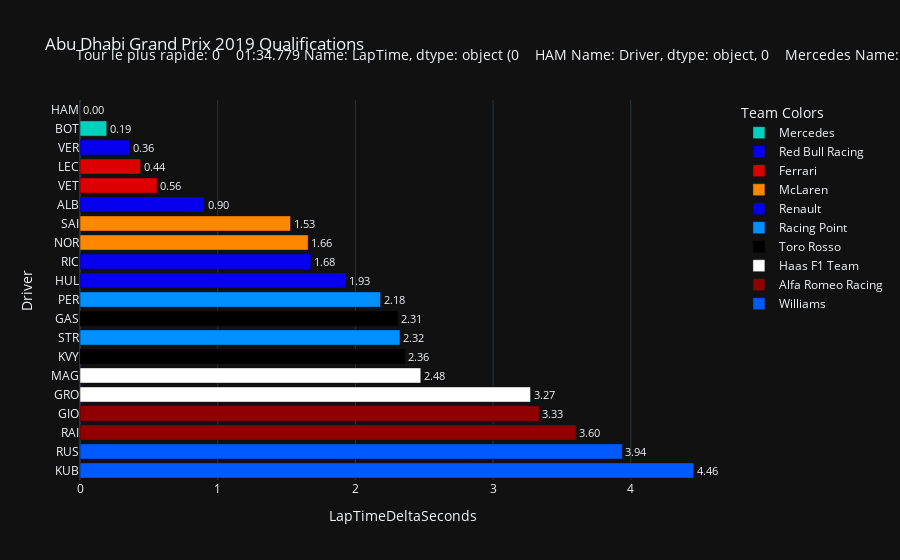
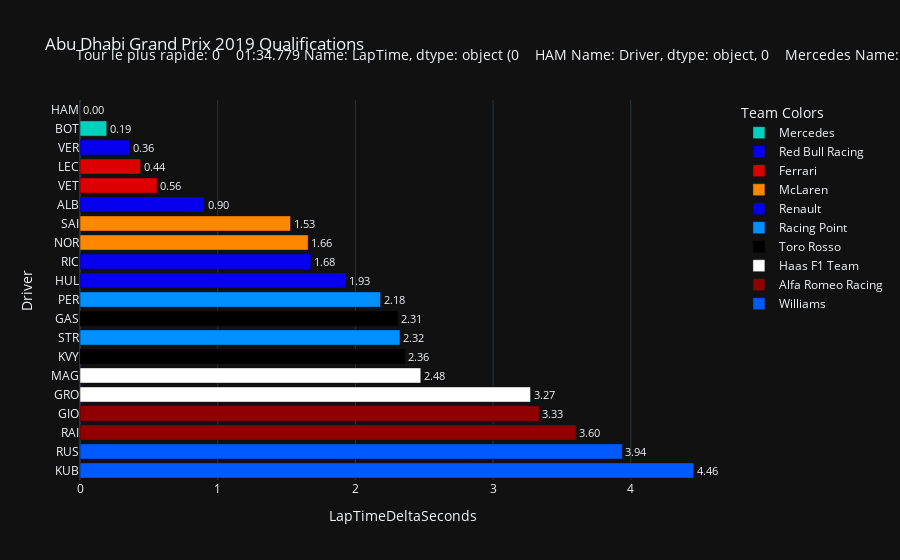

The code cell stored with these charts, in order, in its notebook:
### Code cell
plot_fastests_laps("2019", "Abu Dhabi Grand Prix")

### Figure 1 — Plotly figure (JSON) as saved in the notebook; plotly's stock layout.template omitted (floating-point values rounded to 4 significant figures)
{"data": [{"alignmentgroup": "True", "hovertemplate": "Team=Mercedes<br>LapTimeDeltaSeconds=%{text}<br>Driver=%{y}<extra></extra>", "legendgroup": "Mercedes", "marker": {"color": "#00d2be", "pattern": {"shape": ""}}, "name": "Mercedes", "offsetgroup": "Mercedes", "orientation": "h", "showlegend": true, "text": [0.0, 0.194], "textposition": "outside", "x": [0.0, 0.194], "xaxis": "x", "y": ["HAM", "BOT"], "yaxis": "y", "type": "bar", "texttemplate": "%{text:.2f}"}, {"alignmentgroup": "True", "hovertemplate": "Team=Red Bull Racing<br>LapTimeDeltaSeconds=%{text}<br>Driver=%{y}<extra></extra>", "legendgroup": "Red Bull Racing", "marker": {"color": "#0600ef", "pattern": {"shape": ""}}, "name": "Red Bull Racing", "offsetgroup": "Red Bull Racing", "orientation": "h", "showlegend": true, "text": [0.36, 0.903], "textposition": "outside", "x": [0.36, 0.903], "xaxis": "x", "y": ["VER", "ALB"], "yaxis": "y", "type": "bar", "texttemplate": "%{text:.2f}"}, {"alignmentgroup": "True", "hovertemplate": "Team=Ferrari<br>LapTimeDeltaSeconds=%{text}<br>Driver=%{y}<extra></extra>", "legendgroup": "Ferrari", "marker": {"color": "#dc0000", "pattern": {"shape": ""}}, "name": "Ferrari", "offsetgroup": "Ferrari", "orientation": "h", "showlegend": true, "text": [0.44, 0.56], "textposition": "outside", "x": [0.44, 0.56], "xaxis": "x", "y": ["LEC", "VET"], "yaxis": "y", "type": "bar", "texttemplate": "%{text:.2f}"}, {"alignmentgroup": "True", "hovertemplate": "Team=McLaren<br>LapTimeDeltaSeconds=%{text}<br>Driver=%{y}<extra></extra>", "legendgroup": "McLaren", "marker": {"color": "#ff8700", "pattern": {"shape": ""}}, "name": "McLaren", "offsetgroup": "McLaren", "orientation": "h", "showlegend": true, "text": [1.529, 1.657], "textposition": "outside", "x": [1.529, 1.657], "xaxis": "x", "y": ["SAI", "NOR"], "yaxis": "y", "type": "bar", "texttemplate": "%{text:.2f}"}, {"alignmentgroup": "True", "hovertemplate": "Team=Renault<br>LapTimeDeltaSeconds=%{text}<br>Driver=%{y}<extra></extra>", "legendgroup": "Renault", "marker": {"color": "#0600ef", "pattern": {"shape": ""}}, "name": "Renault", "offsetgroup": "Renault", "orientation": "h", "showlegend": true, "text": [1.677, 1.931], "textposition": "outside", "x": [1.677, 1.931], "xaxis": "x", "y": ["RIC", "HUL"], "yaxis": "y", "type": "bar", "texttemplate": "%{text:.2f}"}, {"alignmentgroup": "True", "hovertemplate": "Team=Racing Point<br>LapTimeDeltaSeconds=%{text}<br>Driver=%{y}<extra></extra>", "legendgroup": "Racing Point", "marker": {"color": "#0090ff", "pattern": {"shape": ""}}, "name": "Racing Point", "offsetgroup": "Racing Point", "orientation": "h", "showlegend": true, "text": [2.182, 2.324], "textposition": "outside", "x": [2.182, 2.324], "xaxis": "x", "y": ["PER", "STR"], "yaxis": "y", "type": "bar", "texttemplate": "%{text:.2f}"}, {"alignmentgroup": "True", "hovertemplate": "Team=Toro Rosso<br>LapTimeDeltaSeconds=%{text}<br>Driver=%{y}<extra></extra>", "legendgroup": "Toro Rosso", "marker": {"color": "#000000", "pattern": {"shape": ""}}, "name": "Toro Rosso", "offsetgroup": "Toro Rosso", "orientation": "h", "showlegend": true, "text": [2.31, 2.362], "textposition": "outside", "x": [2.31, 2.362], "xaxis": "x", "y": ["GAS", "KVY"], "yaxis": "y", "type": "bar", "texttemplate": "%{text:.2f}"}, {"alignmentgroup": "True", "hovertemplate": "Team=Haas F1 Team<br>LapTimeDeltaSeconds=%{text}<br>Driver=%{y}<extra></extra>", "legendgroup": "Haas F1 Team", "marker": {"color": "#ffffff", "pattern": {"shape": ""}}, "name": "Haas F1 Team", "offsetgroup": "Haas F1 Team", "orientation": "h", "showlegend": true, "text": [2.475, 3.272], "textposition": "outside", "x": [2.475, 3.272], "xaxis": "x", "y": ["MAG", "GRO"], "yaxis": "y", "type": "bar", "texttemplate": "%{text:.2f}"}, {"alignmentgroup": "True", "hovertemplate": "Team=Alfa Romeo Racing<br>LapTimeDeltaSeconds=%{text}<br>Driver=%{y}<extra></extra>", "legendgroup": "Alfa Romeo Racing", "marker": {"color": "#900000", "pattern": {"shape": ""}}, "name": "Alfa Romeo Racing", "offsetgroup": "Alfa Romeo Racing", "orientation": "h", "showlegend": true, "text": [3.335, 3.604], "textposition": "outside", "x": [3.335, 3.604], "xaxis": "x", "y": ["GIO", "RAI"], "yaxis": "y", "type": "bar", "texttemplate": "%{text:.2f}"}, {"alignmentgroup": "True", "hovertemplate": "Team=Williams<br>LapTimeDeltaSeconds=%{text}<br>Driver=%{y}<extra></extra>", "legendgroup": "Williams", "marker": {"color": "#005aff", "pattern": {"shape": ""}}, "name": "Williams", "offsetgroup": "Williams", "orientation": "h", "showlegend": true, "text": [3.938, 4.457], "textposition": "outside", "x": [3.938, 4.457], "xaxis": "x", "y": ["RUS", "KUB"], "yaxis": "y", "type": "bar", "texttemplate": "%{text:.2f}"}], "layout": {"xaxis": {"anchor": "y", "domain": [0.0, 1.0], "title": {"text": "LapTimeDeltaSeconds"}}, "yaxis": {"anchor": "x", "domain": [0.0, 1.0], "title": {"text": "Driver"}, "categoryorder": "total descending", "dtick": 1}, "legend": {"title": {"text": "Team Colors"}, "tracegroupgap": 0}, "title": {"text": "Abu Dhabi Grand Prix 2019 Qualifications"}, "barmode": "relative", "annotations": [{"align": "left", "font": {"size": 14}, "showarrow": false, "text": "Tour le plus rapide: 0    01:34.779\nName: LapTime, dtype: object (0    HAM\nName: Driver, dtype: object, 0    Mercedes\nName: Team, dtype: object)", "x": -0.01, "xref": "paper", "y": 1.15, "yref": "paper"}]}}

### Figure 2 — Plotly figure (JSON) as saved in the notebook; plotly's stock layout.template omitted (floating-point values rounded to 4 significant figures)
{"data": [{"alignmentgroup": "True", "hovertemplate": "Team=Mercedes<br>LapTimeDeltaSeconds=%{text}<br>Driver=%{y}<extra></extra>", "legendgroup": "Mercedes", "marker": {"color": "#00d2be", "pattern": {"shape": ""}}, "name": "Mercedes", "offsetgroup": "Mercedes", "orientation": "h", "showlegend": true, "text": [0.0, 0.194], "textposition": "outside", "x": [0.0, 0.194], "xaxis": "x", "y": ["HAM", "BOT"], "yaxis": "y", "type": "bar", "texttemplate": "%{text:.2f}"}, {"alignmentgroup": "True", "hovertemplate": "Team=Red Bull Racing<br>LapTimeDeltaSeconds=%{text}<br>Driver=%{y}<extra></extra>", "legendgroup": "Red Bull Racing", "marker": {"color": "#0600ef", "pattern": {"shape": ""}}, "name": "Red Bull Racing", "offsetgroup": "Red Bull Racing", "orientation": "h", "showlegend": true, "text": [0.36, 0.903], "textposition": "outside", "x": [0.36, 0.903], "xaxis": "x", "y": ["VER", "ALB"], "yaxis": "y", "type": "bar", "texttemplate": "%{text:.2f}"}, {"alignmentgroup": "True", "hovertemplate": "Team=Ferrari<br>LapTimeDeltaSeconds=%{text}<br>Driver=%{y}<extra></extra>", "legendgroup": "Ferrari", "marker": {"color": "#dc0000", "pattern": {"shape": ""}}, "name": "Ferrari", "offsetgroup": "Ferrari", "orientation": "h", "showlegend": true, "text": [0.44, 0.56], "textposition": "outside", "x": [0.44, 0.56], "xaxis": "x", "y": ["LEC", "VET"], "yaxis": "y", "type": "bar", "texttemplate": "%{text:.2f}"}, {"alignmentgroup": "True", "hovertemplate": "Team=McLaren<br>LapTimeDeltaSeconds=%{text}<br>Driver=%{y}<extra></extra>", "legendgroup": "McLaren", "marker": {"color": "#ff8700", "pattern": {"shape": ""}}, "name": "McLaren", "offsetgroup": "McLaren", "orientation": "h", "showlegend": true, "text": [1.529, 1.657], "textposition": "outside", "x": [1.529, 1.657], "xaxis": "x", "y": ["SAI", "NOR"], "yaxis": "y", "type": "bar", "texttemplate": "%{text:.2f}"}, {"alignmentgroup": "True", "hovertemplate": "Team=Renault<br>LapTimeDeltaSeconds=%{text}<br>Driver=%{y}<extra></extra>", "legendgroup": "Renault", "marker": {"color": "#0600ef", "pattern": {"shape": ""}}, "name": "Renault", "offsetgroup": "Renault", "orientation": "h", "showlegend": true, "text": [1.677, 1.931], "textposition": "outside", "x": [1.677, 1.931], "xaxis": "x", "y": ["RIC", "HUL"], "yaxis": "y", "type": "bar", "texttemplate": "%{text:.2f}"}, {"alignmentgroup": "True", "hovertemplate": "Team=Racing Point<br>LapTimeDeltaSeconds=%{text}<br>Driver=%{y}<extra></extra>", "legendgroup": "Racing Point", "marker": {"color": "#0090ff", "pattern": {"shape": ""}}, "name": "Racing Point", "offsetgroup": "Racing Point", "orientation": "h", "showlegend": true, "text": [2.182, 2.324], "textposition": "outside", "x": [2.182, 2.324], "xaxis": "x", "y": ["PER", "STR"], "yaxis": "y", "type": "bar", "texttemplate": "%{text:.2f}"}, {"alignmentgroup": "True", "hovertemplate": "Team=Toro Rosso<br>LapTimeDeltaSeconds=%{text}<br>Driver=%{y}<extra></extra>", "legendgroup": "Toro Rosso", "marker": {"color": "#000000", "pattern": {"shape": ""}}, "name": "Toro Rosso", "offsetgroup": "Toro Rosso", "orientation": "h", "showlegend": true, "text": [2.31, 2.362], "textposition": "outside", "x": [2.31, 2.362], "xaxis": "x", "y": ["GAS", "KVY"], "yaxis": "y", "type": "bar", "texttemplate": "%{text:.2f}"}, {"alignmentgroup": "True", "hovertemplate": "Team=Haas F1 Team<br>LapTimeDeltaSeconds=%{text}<br>Driver=%{y}<extra></extra>", "legendgroup": "Haas F1 Team", "marker": {"color": "#ffffff", "pattern": {"shape": ""}}, "name": "Haas F1 Team", "offsetgroup": "Haas F1 Team", "orientation": "h", "showlegend": true, "text": [2.475, 3.272], "textposition": "outside", "x": [2.475, 3.272], "xaxis": "x", "y": ["MAG", "GRO"], "yaxis": "y", "type": "bar", "texttemplate": "%{text:.2f}"}, {"alignmentgroup": "True", "hovertemplate": "Team=Alfa Romeo Racing<br>LapTimeDeltaSeconds=%{text}<br>Driver=%{y}<extra></extra>", "legendgroup": "Alfa Romeo Racing", "marker": {"color": "#900000", "pattern": {"shape": ""}}, "name": "Alfa Romeo Racing", "offsetgroup": "Alfa Romeo Racing", "orientation": "h", "showlegend": true, "text": [3.335, 3.604], "textposition": "outside", "x": [3.335, 3.604], "xaxis": "x", "y": ["GIO", "RAI"], "yaxis": "y", "type": "bar", "texttemplate": "%{text:.2f}"}, {"alignmentgroup": "True", "hovertemplate": "Team=Williams<br>LapTimeDeltaSeconds=%{text}<br>Driver=%{y}<extra></extra>", "legendgroup": "Williams", "marker": {"color": "#005aff", "pattern": {"shape": ""}}, "name": "Williams", "offsetgroup": "Williams", "orientation": "h", "showlegend": true, "text": [3.938, 4.457], "textposition": "outside", "x": [3.938, 4.457], "xaxis": "x", "y": ["RUS", "KUB"], "yaxis": "y", "type": "bar", "texttemplate": "%{text:.2f}"}], "layout": {"xaxis": {"anchor": "y", "domain": [0.0, 1.0], "title": {"text": "LapTimeDeltaSeconds"}}, "yaxis": {"anchor": "x", "domain": [0.0, 1.0], "title": {"text": "Driver"}, "categoryorder": "total descending", "dtick": 1}, "legend": {"title": {"text": "Team Colors"}, "tracegroupgap": 0}, "title": {"text": "Abu Dhabi Grand Prix 2019 Qualifications"}, "barmode": "relative", "annotations": [{"align": "left", "font": {"size": 14}, "showarrow": false, "text": "Tour le plus rapide: 0    01:34.779\nName: LapTime, dtype: object (0    HAM\nName: Driver, dtype: object, 0    Mercedes\nName: Team, dtype: object)", "x": -0.01, "xref": "paper", "y": 1.15, "yref": "paper"}]}}
